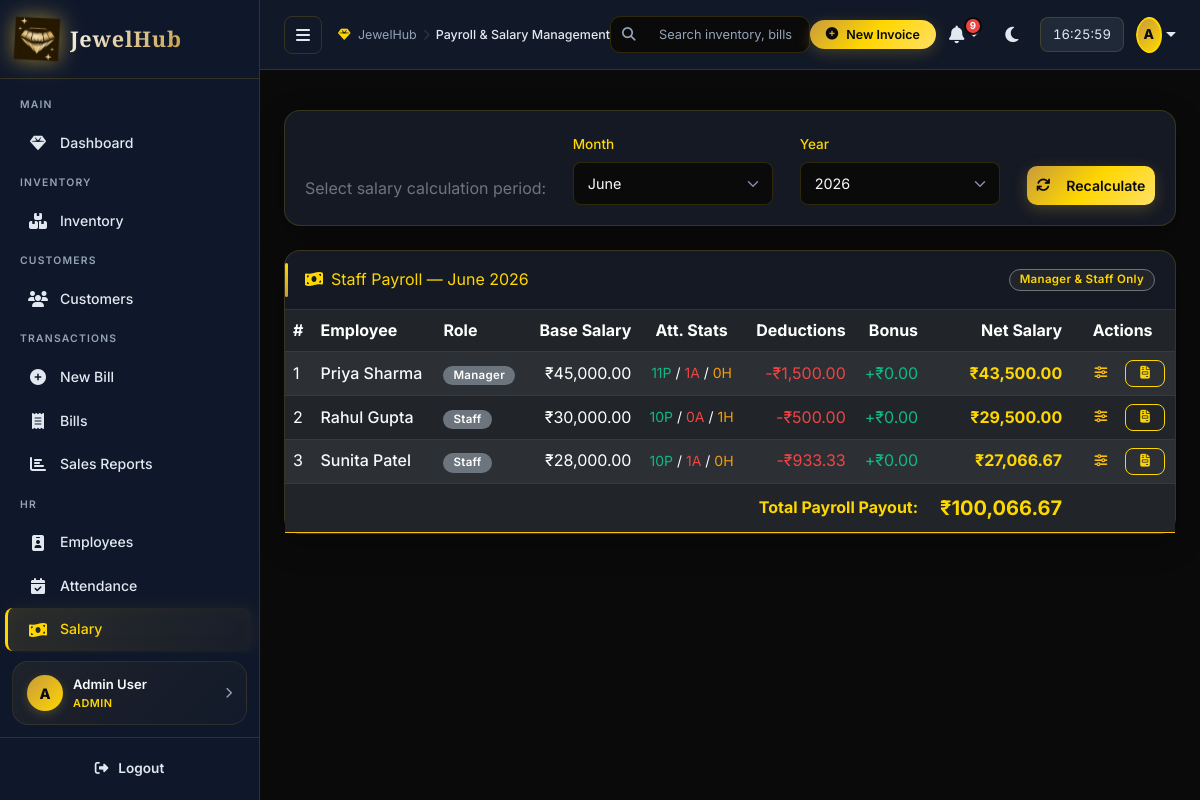
Screenshot of /employees/salary (signed in) with the database file from the repository.
### tables this page shows
CREATE TABLE employees (
        employee_id   INTEGER PRIMARY KEY AUTOINCREMENT,
        name          TEXT    NOT NULL,
        phone         TEXT,
        email         TEXT    UNIQUE,
        address       TEXT,
        role          TEXT    NOT NULL DEFAULT 'Staff',   -- Admin | Manager | Staff
        salary        REAL    DEFAULT 0,
        join_date     TEXT    DEFAULT (date('now')),
        password_hash TEXT    NOT NULL,
        is_active     INTEGER DEFAULT 1,
        created_at    TEXT    DEFAULT (datetime('now'))
    );

### routes/employee_routes.py (the view)
@employee_bp.route('/salary')
@admin_required
def salary():
    from database.models import get_all_employees
    from modules.employees import calculate_salaries
    month = int(request.args.get('month', date.today().month))
    year  = int(request.args.get('year',  date.today().year))
    employees = get_all_employees(only_active=True)
    salary_data = calculate_salaries(employees, month, year)
    salary_data = [s for s in salary_data if s['role'].lower() != 'admin']
    return render_template('employees/salary.html',
                           salary_data=salary_data, month=month, year=year,
                           months=list(range(1, 13)),
                           years=list(range(date.today().year - 2, date.today().year + 1)),
                           current_user=current_user)

### templates/employees/salary.html (shortened to what this page needs)
{% extends "base.html" %}
{% block page_title %}Payroll & Salary Management{% endblock %}
{% block content %}
<div class="animate-in">
    <div class="card card-glass mb-4">
        <div class="card-body">
            <form method="GET" action="{{ url_for('employee.salary') }}" class="row g-3 align-items-end justify-content-between">
                <div class="col-auto">
                    <div class="text-secondary mb-1">Select salary calculation period:</div>
                </div>
                <div class="col-md-3">
                    <label class="form-label text-gold small">Month</label>
                    <select name="month" class="form-select form-select-dark" onchange="this.form.submit()">
                        {% for m in months %}
                        <option value="{{ m }}" {% if month == m %}selected{% endif %}>
                            {{ datetime(2020, m, 1).strftime('%B') }}
                        </option>
                        {% endfor %}
                    </select>
                </div>
                <div class="col-md-3">
                    <label class="form-label text-gold small">Year</label>
                    <select name="year" class="form-select form-select-dark" onchange="this.form.submit()">
                        {% for y in years %}
                        <option value="{{ y }}" {% if y == year %}selected{% endif %}>{{ y }}</option>
                        {% endfor %}
                    </select>
                </div>
                <div class="col-md-2 d-flex">
                    <button type="submit" class="btn btn-gold w-100"><i class="fas fa-arrows-rotate me-2"></i>Recalculate</button>
                </div>
            </form>
        </div>
    </div>
    <div class="card card-glass mb-4">
        <div class="card-header text-gold d-flex justify-content-between align-items-center">
            <span><i class="fas fa-money-bill-wave me-2"></i>Staff Payroll — {{ datetime(2020, month, 1).strftime('%B') }} {{ year }}</span>
            <span class="badge bg-dark text-gold border border-secondary">Manager & Staff Only</span>
        </div>
        <div class="card-body p-0">
            <div class="table-responsive">
                <table class="table table-dark table-striped align-middle mb-0">
                    <thead>
                        <tr>
                            <th>#</th>
                            <th>Employee</th>
                            <th>Role</th>
                            <th class="text-end">Base Salary</th>
                            <th class="text-center">Att. Stats</th>
                            <th class="text-end">Deductions</th>
                            <th class="text-end">Bonus</th>
                            <th class="text-end">Net Salary</th>
                            <th class="text-center">Actions</th>
                        </tr>
                    </thead>
                    <tbody>
                        {% if salary_data %}
                            {% set total_paid = namespace(val=0) %}
                            {% for s in salary_data %}
                            {% set total_paid.val = total_paid.val + s.net_salary %}
                            <tr>
                                <td>{{ loop.index }}</td>
                                <td>
                                    <div class="text-light fw-medium">{{ s.name }}</div>
                                </td>
                                <td>
                                    <span class="badge bg-secondary">{{ s.role }}</span>
                                </td>
                                <td class="text-end">₹{{ "{:,.2f}".format(s.base_salary) }}</td>
                                <td class="text-center small">
                                    <span class="text-success">{{ s.present_days }}P</span> /
                                    <span class="text-danger">{{ s.absent_days }}A</span> /
                                    <span class="text-warning">{{ s.half_days }}H</span>
                                </td>
                                <td class="text-end">
                                    <span class="text-danger">-₹{{ "{:,.2f}".format(s.deductions) }}</span>
                                </td>
                                <td class="text-end">
                                    <span class="text-success">+₹{{ "{:,.2f}".format(s.bonus) }}</span>
                                </td>
                                <td class="text-end text-gold fw-bold">₹{{ "{:,.2f}".format(s.net_salary) }}</td>
                                <td>
                                    <div class="d-flex justify-content-center gap-1">
                                        <button class="btn btn-outline-warning btn-sm" onclick="editSalary({{ s.employee_id }}, '{{ s.name }}', {{ s.bonus }}, {{ s.deductions }}, {{ month }}, {{ year }})" title="Adjust Bonus/Deductions">
                                            <i class="fas fa-sliders-h"></i>
                                        </button>
                                        <a href="{{ url_for('employee.payslip', emp_id=s.employee_id, month=month, year=year) }}" class="btn btn-outline-gold btn-sm" title="Download Payslip PDF">
                                            <i class="fas fa-file-invoice"></i>
                                        </a>
                                    </div>
                                </td>
                            </tr>
                            {% endfor %}
                            <tr class="table-dark fw-bold border-top border-warning">
                                <td colspan="7" class="text-end text-gold">Total Payroll Payout:</td>
                                <td class="text-end text-gold fs-5">₹{{ "{:,.2f}".format(total_paid.val) }}</td>
                                <td></td>
                            </tr>
                        {% else %}
                            <tr>
                                <td colspan="9" class="text-center text-secondary py-5">No salary records generated. Ensure employees exist with attendance marked.</td>
                            </tr>
                        {% endif %}
                    </tbody>
                </table>
            </div>
        </div>
    </div>
</div>
{% endblock %}

### templates/base.html (shortened to what this page needs)
<!DOCTYPE html>
<html lang="en">
<head>
<link href="https://cdn.jsdelivr.net/npm/bootstrap@5.3.0/dist/css/bootstrap.min.css" rel="stylesheet"/>
<link href="https://cdnjs.cloudflare.com/ajax/libs/font-awesome/6.4.0/css/all.min.css" rel="stylesheet"/>
<link href="https://cdn.datatables.net/1.13.6/css/dataTables.bootstrap5.min.css" rel="stylesheet"/>
<link href="{{ url_for('static', filename='css/style.css') }}" rel="stylesheet"/>
</head>
<body>
<div id="sidebar" class="sidebar">
  <div class="sidebar-logo">
    <img src="{{ url_for('static', filename='img/logo.png') }}" alt="JewelHub Logo"/>
    <span>JewelHub</span>
  </div>
  {% set role = current_user.role.lower() if current_user.is_authenticated else '' %}
  <nav class="sidebar-nav">
    <div class="nav-section"><span class="nav-section-title">MAIN</span></div>
    <a href="{{ url_for('dashboard.index') }}" class="nav-item {% if request.endpoint == 'dashboard.index' %}active{% endif %}">
      <i class="fas fa-gem"></i><span>Dashboard</span>
    </a>
    {% if role in ('admin', 'manager', 'staff', 'cashier') %}
    <div class="nav-section"><span class="nav-section-title">INVENTORY</span></div>
    <a href="{{ url_for('inventory.list_items') }}" class="nav-item {% if 'inventory' in request.endpoint %}active{% endif %}">
      <i class="fas fa-boxes-stacked"></i><span>Inventory</span>
    </a>
    {% endif %}
    {% if role in ('admin', 'manager', 'staff') %}
    <div class="nav-section"><span class="nav-section-title">CUSTOMERS</span></div>
    <a href="{{ url_for('customer.list_customers') }}" class="nav-item {% if 'customer' in request.endpoint %}active{% endif %}">
      <i class="fas fa-users"></i><span>Customers</span>
    </a>
    {% endif %}
    {% if role in ('admin', 'manager', 'staff', 'cashier') %}
    <div class="nav-section"><span class="nav-section-title">TRANSACTIONS</span></div>
    <a href="{{ url_for('billing.new_bill') }}" class="nav-item {% if request.endpoint == 'billing.new_bill' %}active{% endif %}">
      <i class="fas fa-plus-circle"></i><span>New Bill</span>
    </a>
    <a href="{{ url_for('billing.bill_history') }}" class="nav-item {% if request.endpoint == 'billing.bill_history' %}active{% endif %}">
      <i class="fas fa-receipt"></i><span>Bills</span>
    </a>
    {% endif %}
    {% if role in ('admin', 'manager') %}
    <a href="{{ url_for('sales.daily_report') }}" class="nav-item {% if 'sales' in request.endpoint %}active{% endif %}">
      <i class="fas fa-chart-bar"></i><span>Sales Reports</span>
    </a>
    {% endif %}
    {% if role == 'admin' %}
    <div class="nav-section"><span class="nav-section-title">HR</span></div>
    <a href="{{ url_for('employee.list_employees') }}" class="nav-item {% if 'employee' in request.endpoint and 'attendance' not in request.endpoint and 'salary' not in request.endpoint %}active{% endif %}">
      <i class="fas fa-id-badge"></i><span>Employees</span>
    </a>
    <a href="{{ url_for('employee.attendance') }}" class="nav-item {% if 'attendance' in request.endpoint %}active{% endif %}">
      <i class="fas fa-calendar-check"></i><span>Attendance</span>
    </a>
    <a href="{{ url_for('employee.salary') }}" class="nav-item {% if 'salary' in request.endpoint %}active{% endif %}">
      <i class="fas fa-money-bill-wave"></i><span>Salary</span>
    </a>
    {% endif %}
    {% if role in ('admin', 'manager') %}
    <div class="nav-section"><span class="nav-section-title">AI FEATURES</span></div>
    {% endif %}
  </nav>
  <a href="{{ url_for('auth.profile') }}" class="sidebar-profile-card">
    <div class="spc-avatar">{{ current_user.name[0].upper() if current_user.is_authenticated else '?' }}</div>
    <div class="spc-info">
      <div class="spc-name">{{ current_user.name if current_user.is_authenticated else 'Guest' }}</div>
      <div class="spc-role">{{ (current_user.role or 'staff')|upper if current_user.is_authenticated else '' }}</div>
    </div>
    <i class="fas fa-chevron-right spc-chevron"></i>
  </a>
  <div class="sidebar-footer">
    <a href="{{ url_for('auth.logout') }}" class="text-danger-soft w-100 justify-content-center py-2" style="font-weight: 600; border-radius: 8px;">
      <i class="fas fa-sign-out-alt"></i><span>Logout</span>
    </a>
  </div>
</div>
<div id="main-content" class="main-content">
  <div class="topbar px-4 py-3">
    <div class="topbar-left d-flex align-items-center gap-3">
      <button id="sidebarToggle" class="btn-toggle" onclick="toggleSidebar()">
        <i class="fas fa-bars"></i>
      </button>
      <div class="dash-breadcrumb d-none d-md-flex">
        <span class="bc-home"><i class="fas fa-gem me-1 text-gold"></i> JewelHub</span>
        <span class="bc-sep"><i class="fas fa-chevron-right" style="font-size: 0.7rem; opacity: 0.5;"></i></span>
        <span class="bc-current">{% block page_title %}Dashboard{% endblock %}</span>
      </div>
    </div>
    <div class="topbar-search d-none d-lg-flex position-relative align-items-center" style="width: 320px;">
      <i class="fas fa-search position-absolute text-muted" style="left: 12px; font-size: 0.85rem;"></i>
      <input type="text" class="form-control ps-5 py-2 w-100" placeholder="Search inventory, bills..." style="font-size: 0.8rem; border-radius: 10px;" onkeyup="if(event.key === 'Enter') window.location.href='/inventory?search=' + this.value;">
    </div>
    <div class="topbar-right d-flex align-items-center gap-2">
      <a href="{{ url_for('billing.new_bill') }}" class="btn btn-gold btn-sm d-none d-sm-inline-flex px-3 rounded-pill" style="font-size: 0.78rem;">
        <i class="fas fa-plus-circle"></i> New Invoice
      </a>
      <div class="dropdown">
        <button class="topbar-btn dropdown-toggle border-0" type="button" id="notifDropdownBtn" data-bs-toggle="dropdown" aria-expanded="false" onclick="loadDropdownNotifications()">
          <i class="fas fa-bell"></i>
          <span class="notif-badge" id="notifCount" style="display:none">0</span>
        </button>
      </div>
      <button class="topbar-btn" onclick="toggleTheme()" title="Toggle theme">
        <i class="fas fa-moon" id="themeIcon"></i>
      </button>
      <span class="topbar-clock d-none d-sm-inline-block" id="topClock"></span>
      <div class="dropdown ms-1">
        <button class="topbar-btn dropdown-toggle p-0 border-0" type="button" data-bs-toggle="dropdown" aria-expanded="false" style="border-radius:50%; overflow:hidden;">
          <div class="topbar-avatar" style="width:36px; height:36px; border-radius:50%; background: linear-gradient(135deg, var(--gold-dark), var(--gold)); color:#0A0A1A; font-weight:800; display:flex; align-items:center; justify-content:center; font-size: 0.85rem;">
            {{ current_user.name[0].upper() if current_user.is_authenticated else '?' }}
          </div>
        </button>
      </div>
    </div>
  </div>
  <div class="flash-area px-4 pt-3">
  </div>
  <div class="page-content">
    {% block content %}{% endblock %}
  </div>
</div>
</body>
</html>

### rows the page displays
employees: name "A", name "Admin User", role "ADMIN"
employees: name "Priya Sharma", role "Manager", base_salary "45,000.00", present_days "11", absent_days "1", half_days "0", deductions "1,500.00", bonus "0.00", net_salary "43,500.00"
employees: name "Rahul Gupta", role "Staff", base_salary "30,000.00", present_days "10", absent_days "0", half_days "1", deductions "500.00", bonus "0.00", net_salary "29,500.00"
employees: name "Sunita Patel", role "Staff", base_salary "28,000.00", present_days "10", absent_days "1", half_days "0", deductions "933.33", bonus "0.00", net_salary "27,066.67"

### other values shown
{{ datetime(2020, month, 1).strftime('%B') }} "June"
{{ year }} "2026"
{{ "{:,.2f}".format(total_paid.val) }} "100,066.67"
form field month "June"
form field year "2026"
